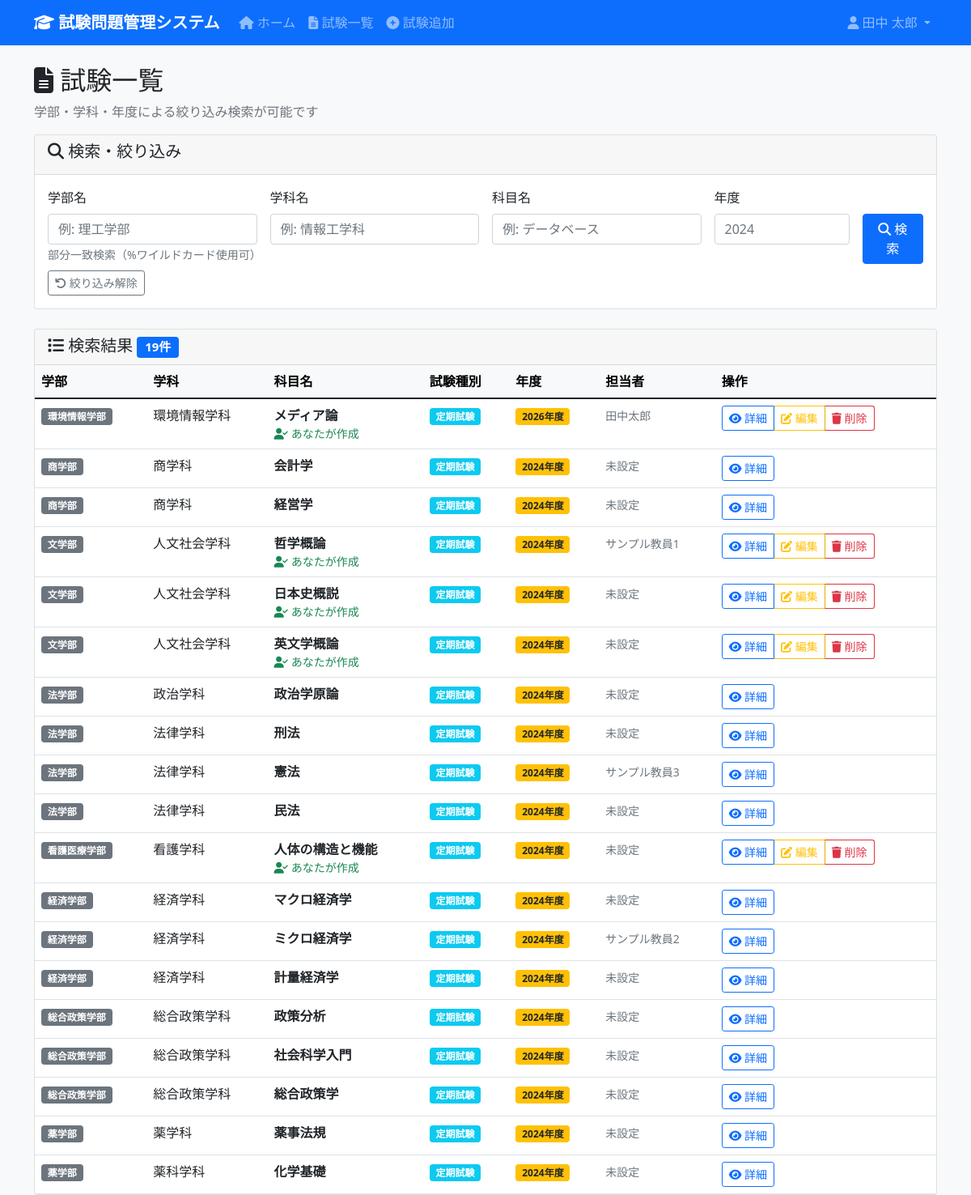
The app's page /exams (signed in, upper part), older data.
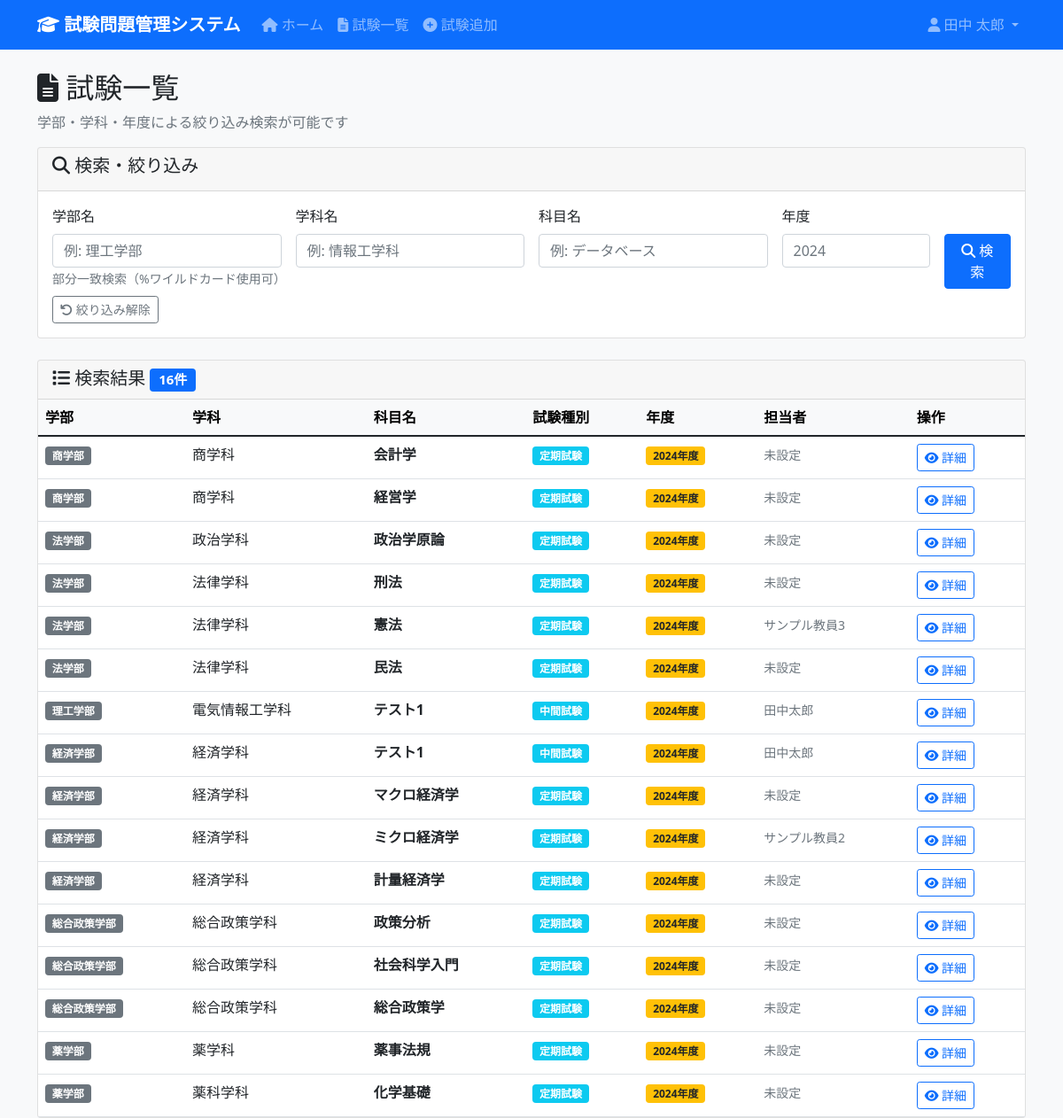
The same page, newer data.
### tables this page shows
CREATE TABLE Exams (
                exam_id INTEGER PRIMARY KEY AUTOINCREMENT,
                subject_id INTEGER NOT NULL,
                exam_type_id INTEGER NOT NULL,
                exam_year INTEGER NOT NULL,
                instructions TEXT,
                created_by INTEGER,
                created_at DATETIME DEFAULT CURRENT_TIMESTAMP,
                updated_at DATETIME DEFAULT CURRENT_TIMESTAMP,
                FOREIGN KEY (subject_id) REFERENCES Subjects(subject_id),
                FOREIGN KEY (exam_type_id) REFERENCES ExamTypes(exam_type_id),
                FOREIGN KEY (created_by) REFERENCES Users(user_id) ON DELETE SET NULL,
                UNIQUE(subject_id, exam_type_id, exam_year)
            );

### app.py (the view)
@app.route('/exams')
@login_required
def exams() -> str:
    cur = get_db().cursor()
    exam_list = cur.execute('''
        SELECT
            e.exam_id,
            f.faculty_name,
            d.department_name,
            s.subject_name,
            et.exam_type_name,
            e.exam_year,
            GROUP_CONCAT(p.professor_name, ', ') AS professors,
            e.created_by
        FROM Exams e
        JOIN Subjects s ON e.subject_id = s.subject_id
        JOIN Departments d ON s.department_id = d.department_id
        JOIN Faculties f ON d.faculty_id = f.faculty_id
        JOIN ExamTypes et ON e.exam_type_id = et.exam_type_id
        LEFT JOIN ExamProfessors ep ON e.exam_id = ep.exam_id
        LEFT JOIN Professors p ON ep.professor_id = p.professor_id
        GROUP BY e.exam_id, f.faculty_name, d.department_name, s.subject_name, et.exam_type_name, e.exam_year, e.created_by
        ORDER BY e.exam_year DESC, f.faculty_name, d.department_name, s.subject_name
    ''').fetchall()
    return render_template('exams/list.html', exam_list=exam_list)

### app.py (called while the page is built)
def get_db() -> sqlite3.Connection:
    db = getattr(g, '_database', None)
    if db is None:
        db = g._database = sqlite3.connect(DATABASE)
        db.execute('PRAGMA foreign_keys = ON')
        db.row_factory = sqlite3.Row
    return db

@app.teardown_appcontext
def close_connection(exception: Optional[BaseException]) -> None:
    db = getattr(g, '_database', None)
    if db is not None:
        db.close()

def login_required(f):
    @wraps(f)
    def decorated_function(*args, **kwargs):
        if 'user_id' not in session:
            return redirect(url_for('login'))
        return f(*args, **kwargs)
    return decorated_function

### templates/exams/list.html (shortened to what this page needs)
{% extends "base.html" %}
{% block content %}
<div class="row">
    <div class="col-12">
        <h2>
            <i class="fas fa-file-alt"></i> 試験一覧
        </h2>
        <p class="text-muted">学部・学科・年度による絞り込み検索が可能です</p>
    </div>
</div>
<div class="row mb-4">
    <div class="col-12">
        <div class="card">
            <div class="card-header">
                <h5><i class="fas fa-search"></i> 検索・絞り込み</h5>
            </div>
            <div class="card-body">
                <form method="POST" action="{{ url_for('exams_filtered') }}">
                    <div class="row g-3">
                        <div class="col-md-3">
                            <label for="faculty_filter" class="form-label">学部名</label>
                            <input type="text" class="form-control" id="faculty_filter" name="faculty_filter"
                                   value="{{ faculty_filter or '' }}" placeholder="例: 理工学部">
                            <small class="form-text text-muted">部分一致検索（%ワイルドカード使用可）</small>
                        </div>
                        <div class="col-md-3">
                            <label for="department_filter" class="form-label">学科名</label>
                            <input type="text" class="form-control" id="department_filter" name="department_filter"
                                   value="{{ department_filter or '' }}" placeholder="例: 情報工学科">
                        </div>
                        <div class="col-md-3">
                            <label for="subject_filter" class="form-label">科目名</label>
                            <input type="text" class="form-control" id="subject_filter" name="subject_filter"
                                   value="{{ subject_filter or '' }}" placeholder="例: データベース">
                        </div>
                        <div class="col-md-2">
                            <label for="year_filter" class="form-label">年度</label>
                            <input type="number" class="form-control" id="year_filter" name="year_filter"
                                   value="{{ year_filter or '' }}" min="2020" max="2030" placeholder="2024">
                        </div>
                        <div class="col-md-1">
                            <label class="form-label">&nbsp;</label>
                            <button type="submit" class="btn btn-primary w-100 d-block">
                                <i class="fas fa-search"></i>
                                <span class="d-none d-lg-inline"> 検索</span>
                            </button>
                        </div>
                    </div>
                    <div class="row mt-2">
                        <div class="col-12">
                            <a href="{{ url_for('exams') }}" class="btn btn-outline-secondary btn-sm me-2">
                                <i class="fas fa-undo"></i> 絞り込み解除
                            </a>
                        </div>
                    </div>
                </form>
            </div>
        </div>
    </div>
</div>
<div class="row">
    <div class="col-12">
        {% if exam_list %}
            <div class="card">
                <div class="card-header d-flex justify-content-between align-items-center">
                    <h5 class="mb-0">
                        <i class="fas fa-list"></i> 検索結果
                        <span class="badge bg-primary">{{ exam_list|length }}件</span>
                    </h5>
                </div>
                <div class="card-body p-0">
                    <div class="table-responsive">
                        <table class="table table-hover mb-0">
                            <thead class="table-light">
                                <tr>
                                    <th>学部</th>
                                    <th>学科</th>
                                    <th>科目名</th>
                                    <th>試験種別</th>
                                    <th>年度</th>
                                    <th>担当者</th>
                                    <th>操作</th>
                                </tr>
                            </thead>
                            <tbody>
                                {% for exam in exam_list %}
                                <tr data-created-by="{{ exam[7] if exam[7] else '' }}">
                                    <td>
                                        <span class="badge bg-secondary">{{ exam[1] }}</span>
                                    </td>
                                    <td>{{ exam[2] }}</td>
                                    <td>
                                        <strong>{{ exam[3] }}</strong>
                                        {% if session.user_id and exam[7] == session.user_id %}
                                            <small class="text-success d-block my-creation-mark">
                                                <i class="fas fa-user-check"></i> あなたが作成
                                            </small>
                                        {% endif %}
                                    </td>
                                    <td>
                                        <span class="badge bg-info">{{ exam[4] }}</span>
                                    </td>
                                    <td>
                                        <span class="badge bg-warning text-dark">{{ exam[5] }}年度</span>
                                    </td>
                                    <td>
                                        {% if exam[6] %}
                                            <small class="text-muted">{{ exam[6] }}</small>
                                        {% else %}
                                            <small class="text-muted">未設定</small>
                                        {% endif %}
                                    </td>
                                    <td>
                                        <div class="btn-group" role="group">
                                            <a href="{{ url_for('exam_detail', exam_id=exam[0]) }}"
                                               class="btn btn-sm btn-outline-primary">
                                                <i class="fas fa-eye"></i> 詳細
                                            </a>
                                            {% if session.user_id and exam[7] == session.user_id %}
                                                <a href="{{ url_for('exam_edit', exam_id=exam[0]) }}"
                                                   class="btn btn-sm btn-outline-warning"
                                                   title="あなたが作成した試験です">
                                                    <i class="fas fa-edit"></i> 編集
                                                </a>
                                                <button type="button"
                                                        class="btn btn-sm btn-outline-danger exam-delete-btn"
                                                        data-exam-id="{{ exam[0] }}"
                                                        data-subject-name="{{ exam[3] }}"
                                                        data-exam-type="{{ exam[4] }}"
                                                        data-exam-year="{{ exam[5] }}"
                                                        data-faculty="{{ exam[1] }}"
                                                        data-department="{{ exam[2] }}"
                                                        data-professor="{{ exam[6] or '' }}"
                                                        title="試験を削除"
                                                        onclick="openDeleteModal(this)">
                                                    <i class="fas fa-trash"></i> 削除
                                                </button>
                                            {% endif %}
                                        </div>
                                    </td>
                                </tr>
                                {% endfor %}
                            </tbody>
                        </table>
                    </div>
                </div>
            </div>
        {% endif %}
    </div>
</div>
{% endblock %}

### templates/base.html (shortened to what this page needs)
<!DOCTYPE html>
<html lang="ja">
<head>
    <link href="https://cdn.jsdelivr.net/npm/bootstrap@5.1.3/dist/css/bootstrap.min.css" rel="stylesheet">
    <link rel="stylesheet" href="https://cdnjs.cloudflare.com/ajax/libs/font-awesome/6.4.0/css/all.min.css">
</head>
<body>
    <nav class="navbar navbar-expand-lg navbar-dark bg-primary">
        <div class="container">
            <a class="navbar-brand" href="{{ url_for('home') }}">
                <i class="fas fa-graduation-cap"></i>
                試験問題管理システム
            </a>
            <div class="collapse navbar-collapse" id="navbarNav">
                <ul class="navbar-nav me-auto">
                    <li class="nav-item">
                        <a class="nav-link" href="{{ url_for('home') }}">
                            <i class="fas fa-home"></i> ホーム
                        </a>
                    </li>
                    <li class="nav-item">
                        <a class="nav-link" href="{{ url_for('exams') }}">
                            <i class="fas fa-file-alt"></i> 試験一覧
                        </a>
                    </li>
                    <li class="nav-item">
                        <a class="nav-link" href="{{ url_for('exam_add') }}">
                            <i class="fas fa-plus-circle"></i> 試験追加
                        </a>
                    </li>
                </ul>
                <div class="navbar-nav">
                    <div class="dropdown">
                        <a class="nav-link dropdown-toggle" href="#" id="userDropdown" role="button" data-bs-toggle="dropdown">
                            <i class="fas fa-user"></i> {{ session.full_name }}
                        </a>
                    </div>
                </div>
            </div>
        </div>
    </nav>
    <main class="container mt-4">
        {% block content %}{% endblock %}
    </main>
</body>
</html>

### templates/base.html (style rules this page uses)
body { background-color: #f8f9fa; }
.navbar-brand { font-weight: bold; }

### templates/exams/list.html (style rules this page uses)
.form-label { font-weight: 500; margin-bottom: 0.5rem; }
.card-body form { margin-bottom: 0; }
.btn-group .btn { margin-left: 0; }

Row changes from the older to the newer data that the page shows:
removed Exams: exam "環境情報学部", exam "環境情報学科", exam "メディア論", shows "あなたが作成", exam "定期試験", exam_year "2026", exam "田中太郎"
removed Exams: exam "文学部", exam "人文社会学科", exam "哲学概論", shows "あなたが作成", exam "定期試験", exam_year "2024", exam "サンプル教員1"
removed Exams: exam "文学部", exam "人文社会学科", exam "日本史概説", shows "あなたが作成", exam "定期試験", exam_year "2024", shows "未設定"
removed Exams: exam "文学部", exam "人文社会学科", exam "英文学概論", shows "あなたが作成", exam "定期試験", exam_year "2024", shows "未設定"
removed Exams: exam "看護医療学部", exam "看護学科", exam "人体の構造と機能", shows "あなたが作成", exam "定期試験", exam_year "2024", shows "未設定"
added Exams: exam "理工学部", exam "電気情報工学科", exam "テスト1", exam "中間試験", exam_year "2024", exam "田中太郎"
added Exams: exam "経済学部", exam "経済学科", exam "テスト1", exam "中間試験", exam_year "2024", exam "田中太郎"
Text that changed along with them:
{{ exam_list|length }}: "19" → "16"
